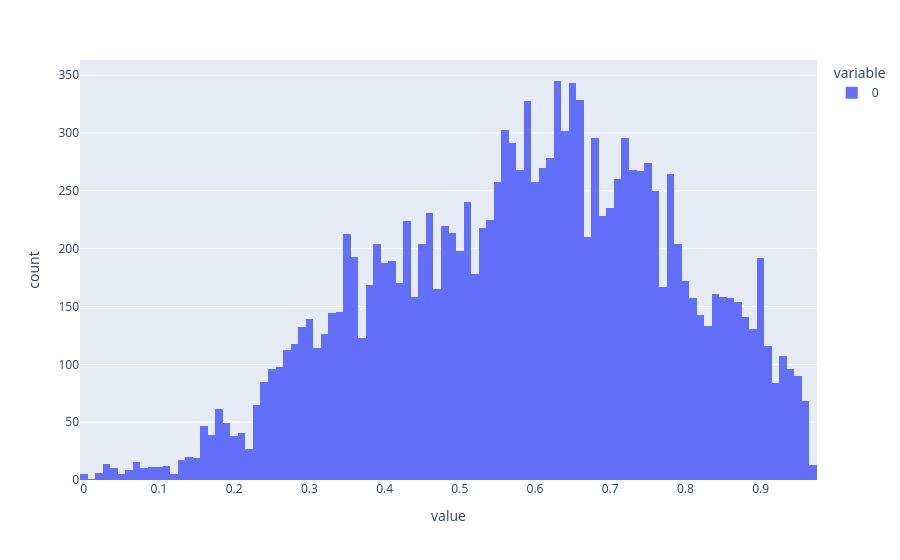

Write notebook code for a chart like this one.
### Code cell
px.histogram(fall_records_df["ymin"] / fall_records_df["frame_height"])

### Figure 1 — Plotly figure (JSON) as saved in the notebook; plotly's stock layout.template omitted (floating-point values rounded to 4 significant figures; data arrays with more than 128 entries replaced by an {"elided": "..."} marker saying what was removed)
{"data": [{"alignmentgroup": "True", "bingroup": "x", "hovertemplate": "variable=0<br>value=%{x}<br>count=%{y}<extra></extra>", "legendgroup": "0", "marker": {"color": "#636efa", "pattern": {"shape": ""}}, "name": "0", "offsetgroup": "0", "orientation": "v", "showlegend": true, "type": "histogram", "x": {"elided": "14837 float values"}, "xaxis": "x", "yaxis": "y"}], "layout": {"autosize": true, "barmode": "relative", "legend": {"title": {"text": "variable"}, "tracegroupgap": 0}, "margin": {"t": 60}, "xaxis": {"anchor": "y", "autorange": true, "domain": [0, 1], "range": [-0.005, 0.975], "title": {"text": "value"}, "type": "linear"}, "yaxis": {"anchor": "x", "autorange": true, "domain": [0, 1], "range": [0, 363.2], "title": {"text": "count"}}}}
